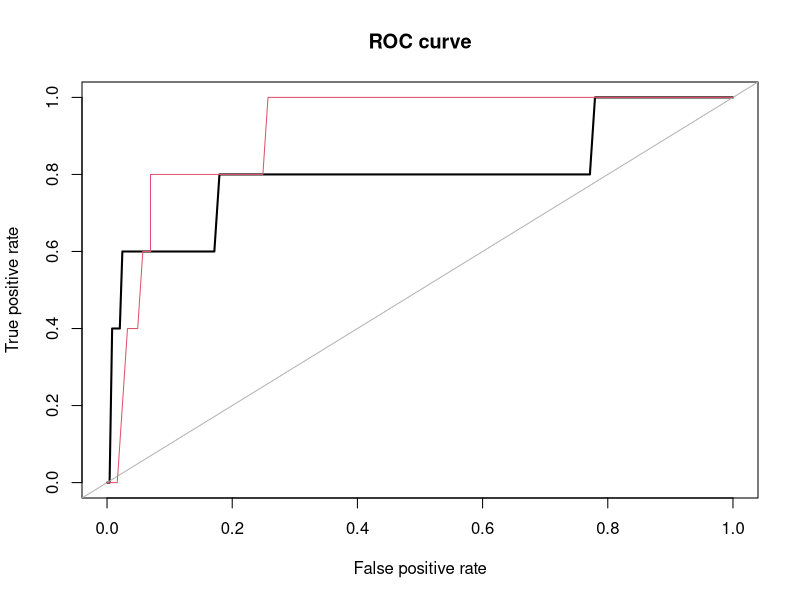

Recreate this plot in R.
library(ROSE)


### Name: ROSE-package
### Title: ROSE: Random Over-Sampling Examples
### Aliases: ROSE-package ROSEpack
### Keywords: package machine learning imbalanced data

### ** Examples

# loading data
data(hacide)

# check imbalance
table(hacide.train$cls)

# train logistic regression on imbalanced data
log.reg.imb <- glm(cls ~ ., data=hacide.train, family=binomial)

# use the trained model to predict test data
pred.log.reg.imb <- predict(log.reg.imb, newdata=hacide.test,
                            type="response")

# generate new balanced data by ROSE
hacide.rose <- ROSE(cls ~ ., data=hacide.train, seed=123)$data

# check (im)balance of new data
table(hacide.rose$cls)

# train logistic regression on balanced data
log.reg.bal <- glm(cls ~ ., data=hacide.rose, family=binomial)

# use the trained model to predict test data
pred.log.reg.bal <- predict(log.reg.bal, newdata=hacide.test,
                            type="response")

# check accuracy of the two learners by measuring auc
roc.curve(hacide.test$cls, pred.log.reg.imb)
roc.curve(hacide.test$cls, pred.log.reg.bal, add.roc=TRUE, col=2)

# determine bootstrap distribution of the AUC of logit models
# trained on ROSE balanced samples
# B has been reduced from 100 to 10 for time saving solely
boot.auc.bal <- ROSE.eval(cls ~ ., data=hacide.train, learner= glm, 
                          method.assess = "BOOT", 
                          control.learner=list(family=binomial), 
                          trace=TRUE, B=10)

summary(boot.auc.bal)
